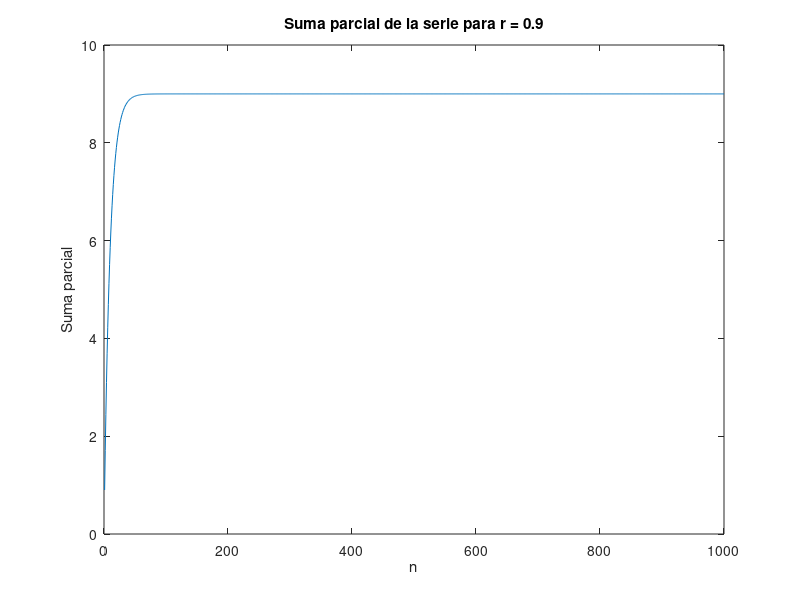
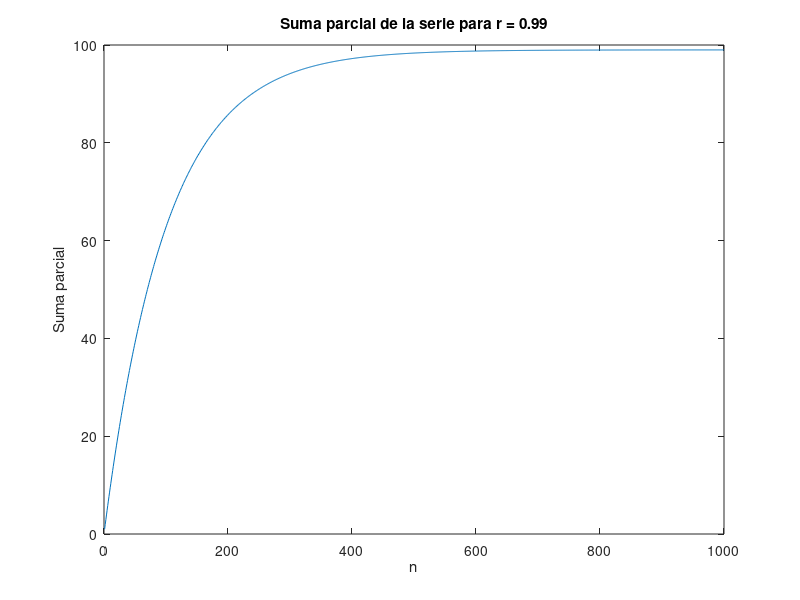

The MATLAB script that drew these images, in order:
%TP1-Ejercicio4-b
clear;
clc;
% Definir el número de términos N
N = 1000;

% Crear el vector x1 con los términos de la suma para r = 0.9
x1 = (0.9).^(1:N);

% Crear el vector y1 con las sumas parciales para r = 0.9
y1 = cumsum(x1);

% Graficar los elementos del vector y1
figure;
plot(y1);
xlabel('n');
ylabel('Suma parcial');
title('Suma parcial de la serie para r = 0.9');

% Crear el vector x2 con los términos de la suma para r = 0.99
x2 = (0.99).^(1:N);

% Crear el vector y2 con las sumas parciales para r = 0.99
y2 = cumsum(x2);

% Graficar los elementos del vector y2
figure;
plot(y2);
xlabel('n');
ylabel('Suma parcial');
title('Suma parcial de la serie para r = 0.99');

% Mostrar los valores finales de las sumas parciales
fprintf('Valor final de la suma parcial para r = 0.9: %f\n', y1(end));
fprintf('Valor final de la suma parcial para r = 0.99: %f\n', y2(end));